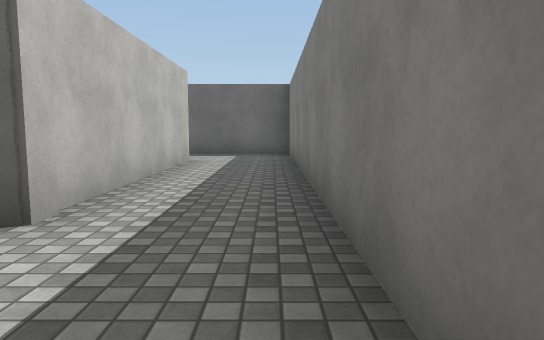
View 1 (above)

16 first-person views from a walk through a 3-D level made in the Unity game engine. The camera is 1.2 m above the floor, tilts 6° down and sees 70° across. The floor is counted in squares, 2 m on a side. Each view is taken from the middle of a square. On the plan, view 1 faces up. The plan holds only what a view shows up to about 11 squares ahead; the rest is blank. The place goes on beyond the plan. Surface patterns are stand-ins for the level's own textures.

View 2
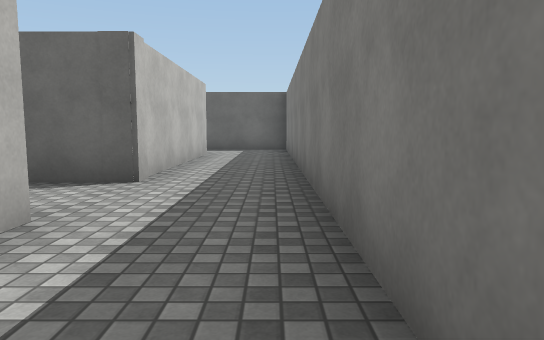

View 3
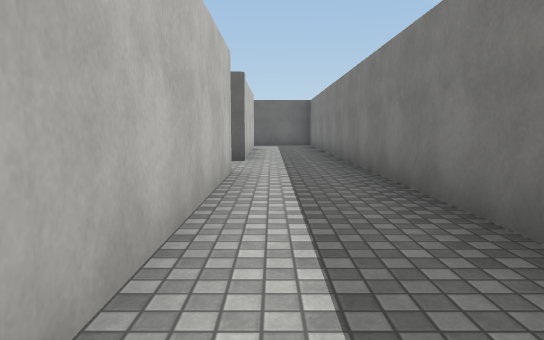

View 4
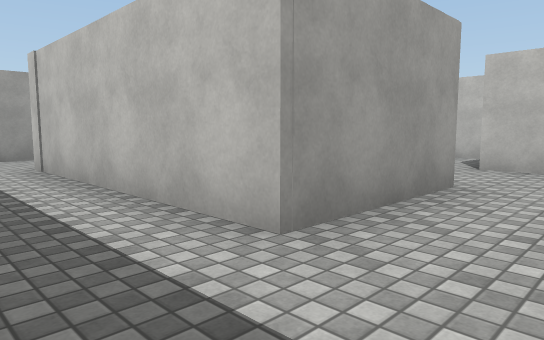

View 5
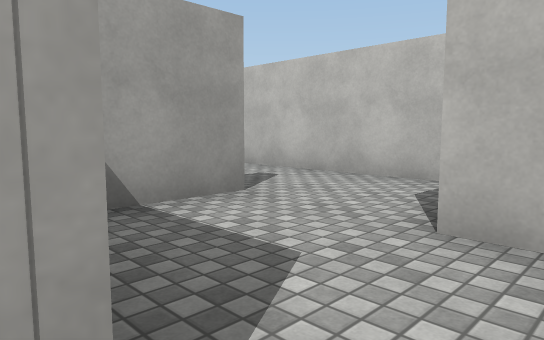

View 6
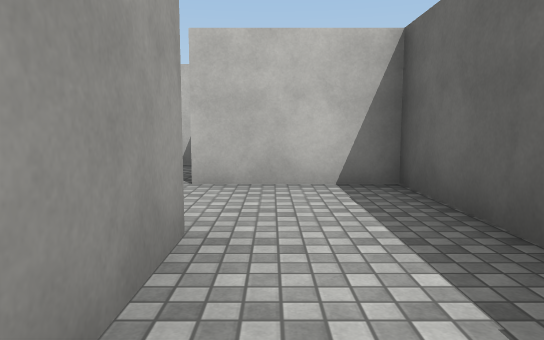

View 7
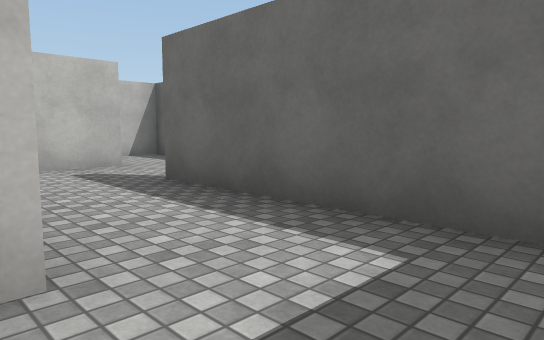

View 8
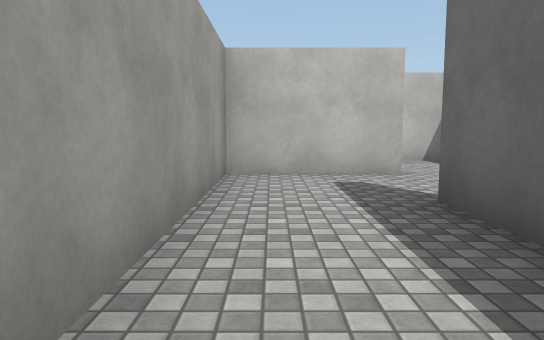

View 9
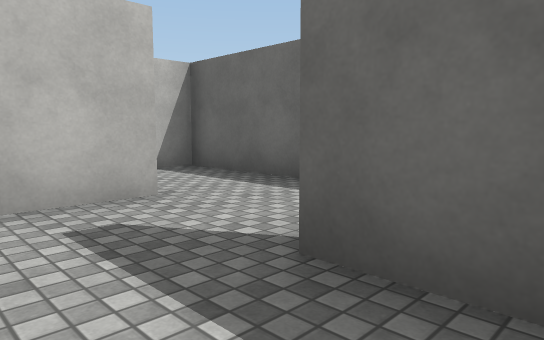

View 10
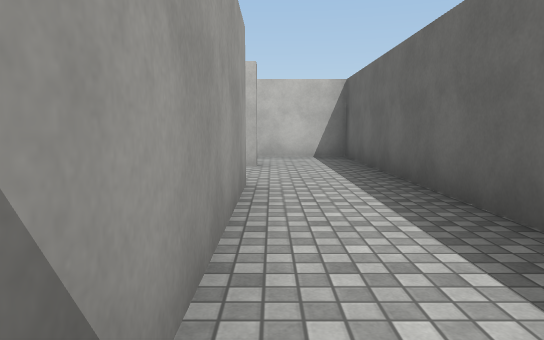

View 11
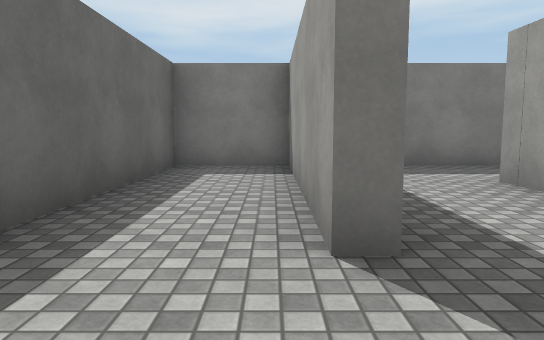

View 12
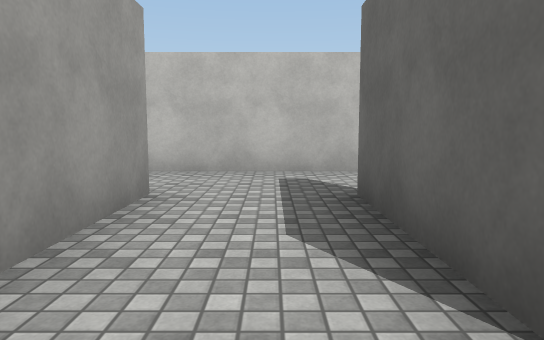

View 13
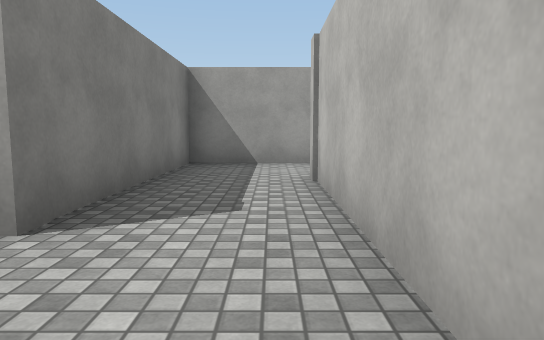

View 14
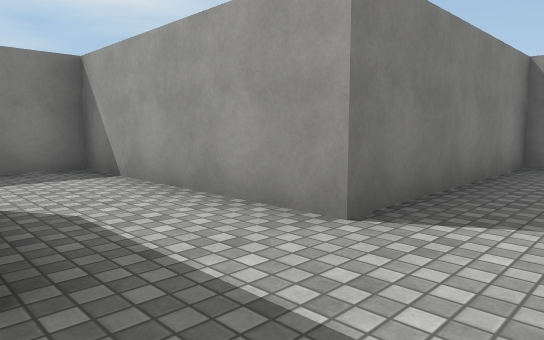

View 15
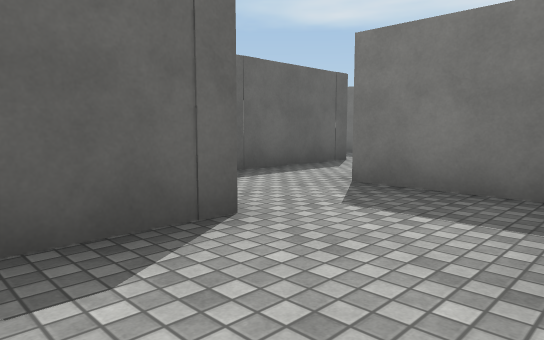

View 16
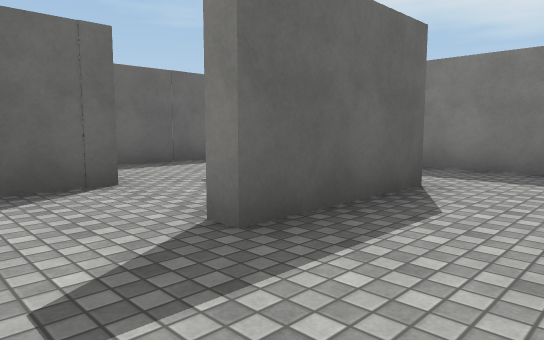

### Floor plan
Ten units are one square. View 1 is at (0, 0); x grows to the right and y downward. Boxes are objects, and circles mark ways between rooms. Rooms are numbered by the first view taken in them; rooms with no view inside come last. Other rooms are left out.
<svg viewBox="-90 -121 115 206">
<path fill="none" stroke="#000" d="M-42 -5 -16 -5 -16 25M4 31 4 -91M5 -94 -43 -94M-62 -84 -62 -74 -16 -74 -16 -24 -62 -24 -62 -1M-21 65 -15 65M-16 25 -16 45M-42 -97 4 -97 4 -116 -65 -116M-62 -99 -62 -84M-39 22 -66 22M-65 41 -19 41 -19 12M-85 24 -85 34M-66 19 -51 19M-62 -1 -78 -1M-85 2 -85 24M-42 14 -42 -5M-85 34 -85 69M-65 76 -65 41M-65 -116 -85 -116 -85 -96"/>
<circle cx="-10" cy="30" r="3" fill="#2a7"/>
<circle cx="-55" cy="-90" r="3" fill="#2a7"/>
<circle cx="-55" cy="0" r="3" fill="#2a7"/>
<circle cx="-70" cy="-105" r="3" fill="#2a7"/>
<circle cx="-75" cy="20" r="3" fill="#2a7"/>
<circle cx="-80" cy="40" r="3" fill="#2a7"/>
<text x="-10" y="-30">1</text>
<text x="20" y="60">2</text>
<text x="-30" y="-100">3</text>
<text x="-50" y="30">4</text>
<text x="-70" y="10">5</text>
<text x="-80" y="50">6</text>
<text x="-80" y="-110">7</text>
</svg>
Room 1 opens to room 2. Room 1 opens to room 3. Room 1 opens to room 5. Room 3 opens to room 7. Room 4 opens to room 5. Room 4 opens to room 6.

Where each view was taken, in squares from view 1:
view 1: 0 up, 0 right, facing up
view 2: 2 down, 0 right, facing up
view 3: 5 down, 1 left, facing up
view 4: 2 up, 0 right, facing down-left
view 5: 1 up, 4 left, facing down-left
view 6: 1 up, 2 left, facing left
view 7: 7 up, 0 right, facing up-left
view 8: 8 up, 1 left, facing left
view 9: 8 up, 3 left, facing up-left
view 10: 10 up, 0 right, facing left
view 11: 10 up, 6 left, facing right
view 12: 3 down, 3 left, facing left
view 13: 2 down, 8 left, facing down
view 14: 2 down, 8 left, facing down-right
view 15: 2 down, 8 left, facing up-right
view 16: 4 down, 8 left, facing up-right
